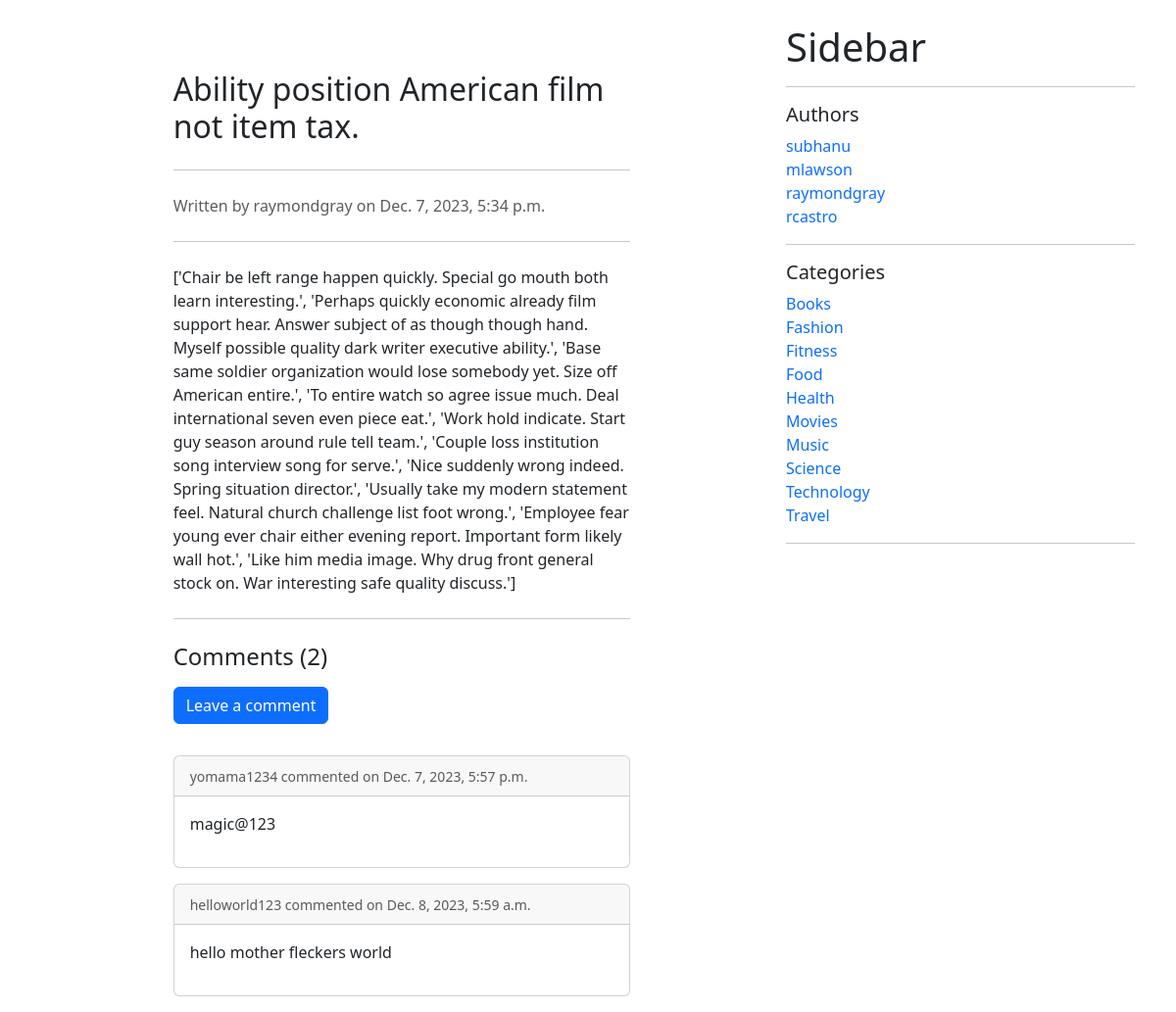
Page /blog/posts/small-interesting on the earlier database version.
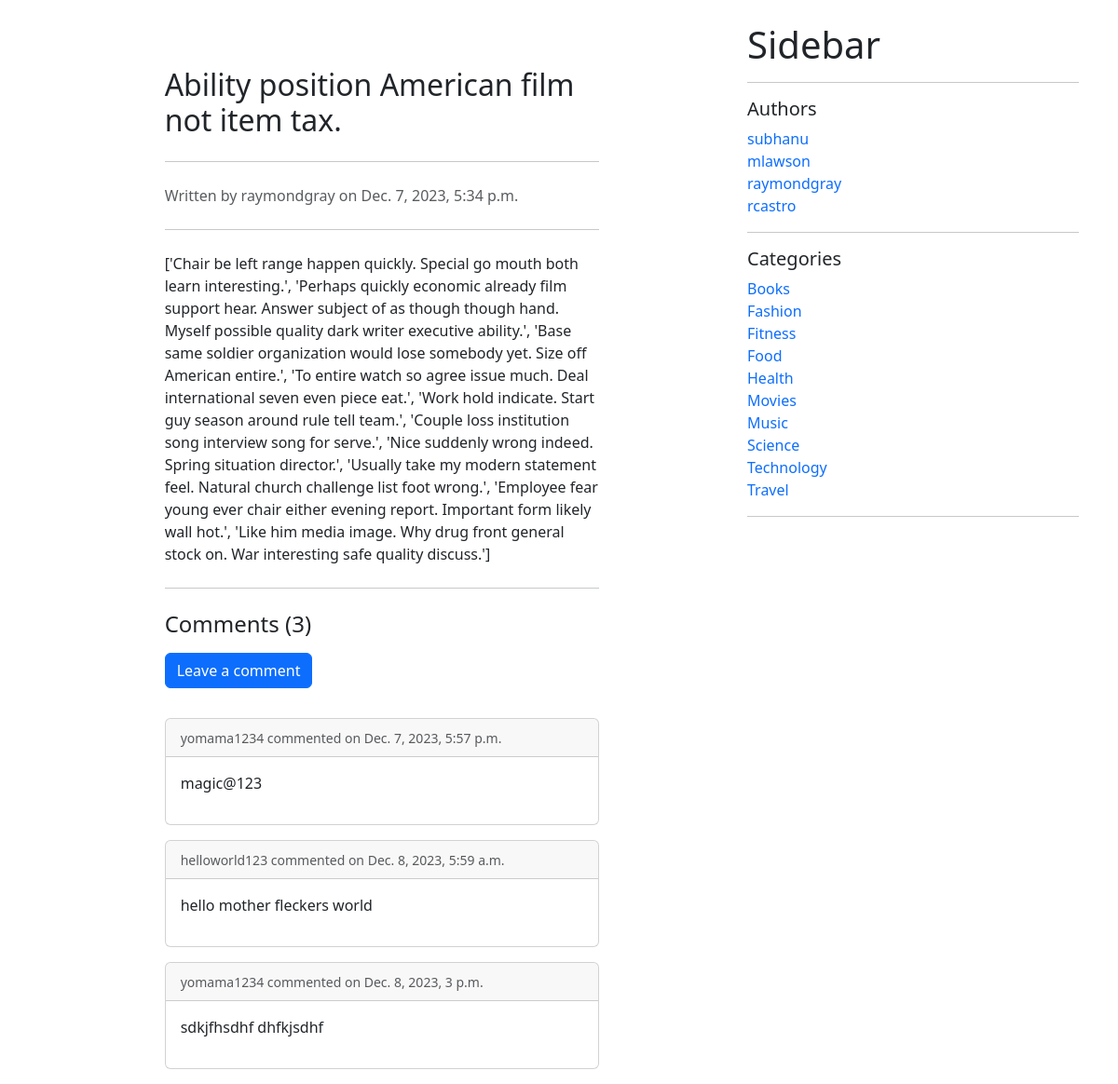
Same page on the later database version.
### blog/models.py (models this page shows, shortened)
class Comment(models.Model):
    post = models.ForeignKey(Post, on_delete=models.CASCADE, related_name='comments')
    user = models.CharField(max_length=255)
    email = models.EmailField()
    body = models.TextField()
    created_date = models.DateTimeField(auto_now_add=True)
    approved = models.BooleanField(default=False)

class Category(models.Model):
    name = models.CharField(max_length=255)
    slug = models.SlugField(max_length=255, unique=True)
    def get_absolute_url(self):
        return reverse('blog:category_filter', kwargs={'category_slug': self.slug})
    class Meta:
        ordering = ('name',)
        verbose_name = 'category'
        verbose_name_plural = 'categories'

### blog/views.py (the view)
# urls.py: path('posts/<str:slug>', post_detail, name='post_detail'),
def post_detail(request, slug):
    post = get_object_or_404(Post, slug=slug)
    comments = Comment.objects.filter(post=post).filter(approved=True)
    context = {'post': post, 'comments': comments}
    if post.status == 'published':
        template = 'blog/post/post_detail.html'
        return render(request, template, context)
    else:
        template = 'blog/post/post_preview.html'
        return render(request, template, context)

### blog/context_processors.py (called while the page is built)
def user_context(request):
    user = User.objects.all()
    return {'all_users': user}

def categories_context(request):
    categories = Category.objects.all()
    return {'categories': categories}

### templates/blog/post/post_detail.html (shortened to what this page needs)
{% extends 'blog/base.html' %}
{% block content %}
    <div class="container mt-5">
        <div class="row justify-content-center">
            <div class="col-md-8">
                <article>
                    <h2 class="mb-4">{{ post.title }}</h2>
                    <hr class="my-4">
                    <p class="text-muted">
                        Written by {{ post.author.username }} on {{ post.published_date }}
                    </p>
                    <hr class="my-4">
                    <div>
                        {{ post.content|linebreaks }}
                    </div>
                </article>
                <hr class="my-4">
                <h4 class="mb-3">Comments ({{ comments.count }})</h4>
                <a href="{% url 'blog:add_comment' slug=post.slug %}" class="btn btn-primary mb-3">Leave a comment</a>
                <div class="comments-section">
                    {% if comments %}
                        {% for comment in comments %}
                            <div class="card my-3">
                                <div class="card-header">
                                    <small class="text-muted">{{ comment.user }} commented on
                                        {{ comment.created_date }}</small>
                                </div>
                                <div class="card-body">
                                    {{ comment.body|linebreaks }}
                                </div>
                            </div>
                        {% endfor %}
                    {% else %}
                        <p>No comments yet</p>
                    {% endif %}
                </div>
            </div>
        </div>
    </div>
{% endblock %}

### templates/blog/base.html (shortened to what this page needs)
<!DOCTYPE html>
<html lang="en">
<head>
    <link href="https://cdn.jsdelivr.net/npm/bootstrap@5.3.0/dist/css/bootstrap.min.css" rel="stylesheet">
</head>
<body>
<div class="container mt-4">
    <div class="row">
        <div class="col-md-8">
            {% block content %}{% endblock %}
        </div>
        <div class="col-md-4">
            <div class="mb-4">
                <h1 class="page-header">Sidebar</h1>
                <hr>
                <h5>Authors</h5>
                {% if all_users %}
                    {% for user in all_users %}
                        <a href="{% url 'blog:author_filter' user.username %}" class="text-decoration-none"
                        >{{ user.username }}</a>
                        <br>
                    {% endfor %}
                {% endif %}
                <hr>
                <h5>Categories</h5>
                {% if categories %}
                    {% for category in categories %}
                        <a href="{{ category.get_absolute_url }}" class="text-decoration-none">{{ category.name }}</a>
                        <br>
                    {% endfor %}
                {% endif %}
                <hr>
            </div>
        </div>
    </div>
</div>
</body>
</html>

Differences in the rows shown:
added Comment: user "yomama1234", created_date "Dec. 8, 2023, 3 p.m.", body "sdkjfhsdhf dhfkjsdhf"
Other differences:
{{ comments.count }}: "2" → "3"
